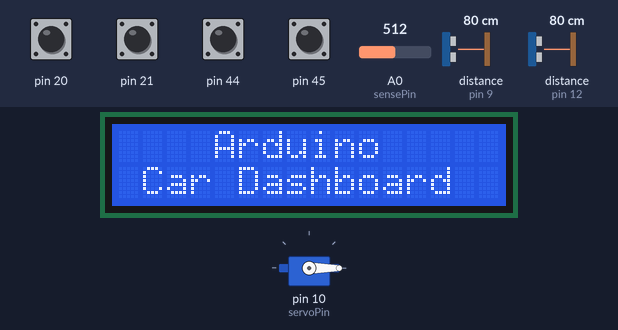
This sketch was run on a simulated Arduino Mega 2560, built with avr-gcc and run on an emulated ATmega2560. Parts: 16×2 character LCD, servo. The inputs (shaded band) are chosen by the test bench; at power-on: pin 20, pin 21, pin 44, pin 45 HIGH, distance to the obstacle (sensors on pin 9, pin 12) 80 cm, A0 (sensePin) = 512. The echo pulse lasts 58.3 µs per cm.

Above: at 1.2 s.
1.3 s: pin 45 pulled LOW for 0.15 s
At 3.5 s:
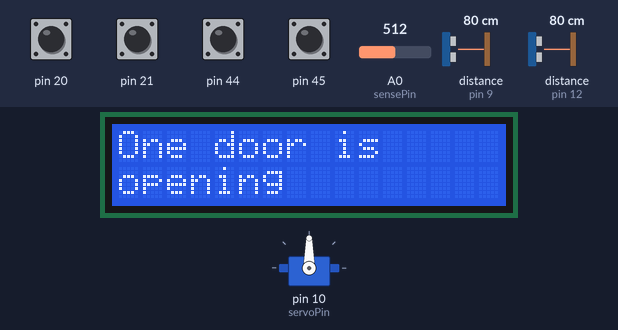
4.4 s: pin 21 pulled LOW for 1 s
At 4.8 s:
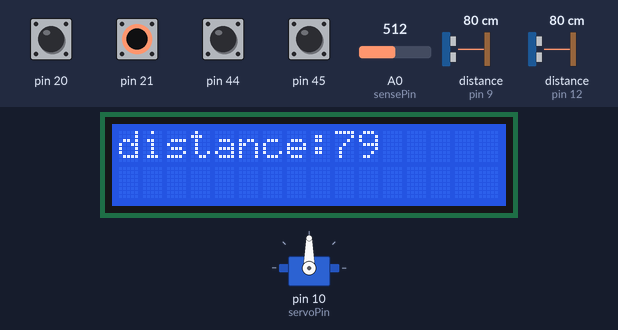
6.9 s: pin 20 pulled LOW for 0.15 s
At 8.3 s:
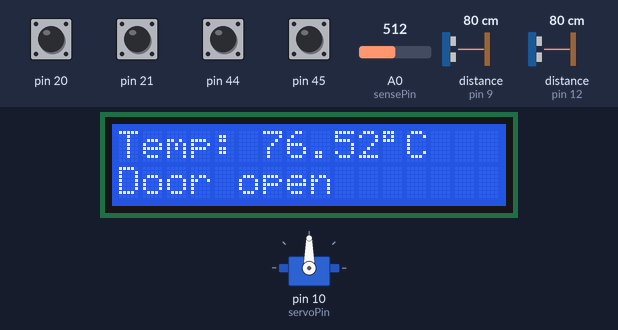
9.4 s: pin 20 driven LOW and pin 45 driven LOW
At 12.3 s:
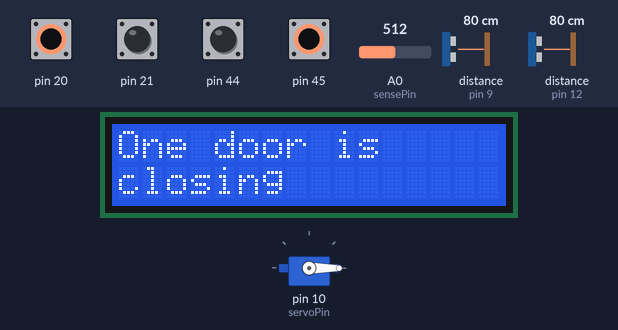
12.4 s: pin 45 driven HIGH
At 15.2 s:
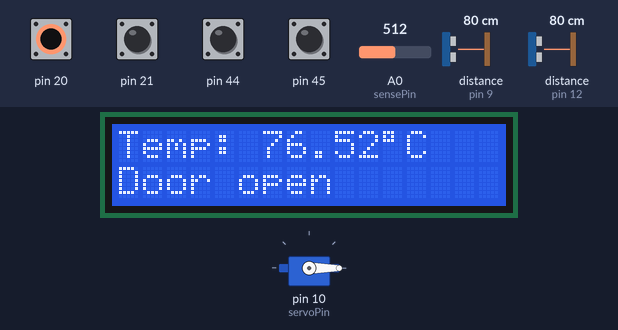
15.4 s: distance to the obstacle (sensor on pin 9) set to 2 cm
At 19.0 s:
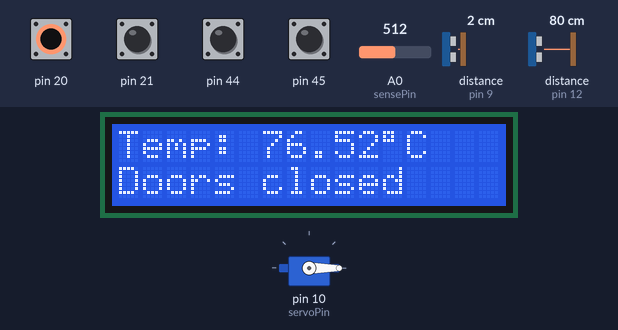
Timing chart, 0 to 19.4 s (numbered marks = the images above; inputs shaded):
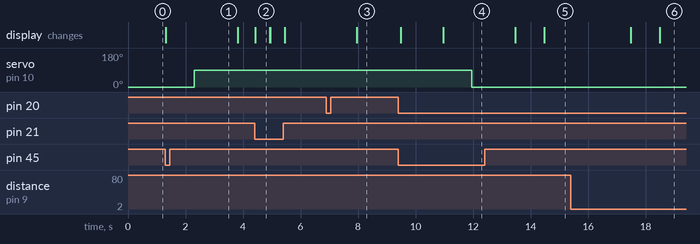

Measured:
- after the input at 1.3 s, servo on pin 10 (servoPin): 0° → 90° after 1.0 s; the display: changes at once (image 1)
- after the input at 4.4 s, the display: changes at once (image 2)
- after the input at 6.9 s, the display: changes after 1.0 s (image 3)
- after the input at 9.4 s, servo on pin 10 (servoPin): 90° → 0° after 2.6 s
- after the input at 12.4 s, servo on pin 10 (servoPin): stays 0° (without the input it goes to 90° after 2.1 s); the display: first changes after 1.1 s (image 5 shows a later state)
- after the input at 15.4 s, the display: first differs from a run without the input after 3.1 s (image 6)
- what the display in image 2 shows lasts 0.5 s, from 4.4 s to 4.9 s

The sketch:

proiect.ino
```cpp
#include <LiquidCrystal.h>
#include <Servo.h>


//senzor temperatura
int sensePin = A0;
int sensorInput;
volatile double temp;
float logR2, R2;

//senzor sonar
int trigger_pin = 8;
int echo_pin = 9;
int trigger_pin2 = 11;
int echo_pin2 = 12;

//buzzer
int buzzer_pin = 13;

volatile int distance;
volatile int distance2;
volatile int distance3;
volatile int distance4;
int time1;
int time2;

int servoPin = 10;
Servo Servo1;

int btn[4];


LiquidCrystal lcd(7, 6, 5, 4, 3, 2);

int i = 0;
int h = 0;
int m = 0;
int s = 0;
int d = 0;
int mn = 0;   //month
int y = 0;
char buffer[30];


void check_temp()
{
  sensorInput = analogRead(sensePin);
  R2 = 10000 * (1023.0 / (float)sensorInput - 1.0);
  logR2 = log(R2);
  temp = (1.0 / (1.009249522e-03 + 2.378405444e-04 * logR2 + 2.019202697e-07 * logR2 * logR2 * logR2));
  temp = temp - 273.15;
  temp = (temp * 9.0) / 5.0 + 32.0;
  delay(1000);
}


void check_dist()
{
  digitalWrite(trigger_pin, HIGH);
  delayMicroseconds(10);
  digitalWrite(trigger_pin, LOW);
  time1 = pulseIn(echo_pin, HIGH);
  distance = (time1 * 0.034) / 2;
}


void check_dist2()
{
  digitalWrite (trigger_pin2, HIGH);
  delayMicroseconds (10);
  digitalWrite (trigger_pin2, LOW);
  time2 = pulseIn (echo_pin2, HIGH);
  distance2 = (time2 * 0.034) / 2;
}


void check_servo()
{
  if (Servo1.read() == 90) {
    lcd.setCursor(0,0);
    lcd.print("One door is");
    lcd.setCursor(0,1);
    lcd.print("closing");
    delay(1000);
    Servo1.write(0);
  }
  else {
    lcd.setCursor(0,0);
    lcd.print("One door is");
    lcd.setCursor(0,1);
    lcd.print("opening");
    delay(1000);
    Servo1.write(90);
  }
}


void initLCD()
{
  lcd.clear();
  lcd.setCursor(4, 0);
  lcd.print("Arduino");
  lcd.setCursor(1, 1);
  lcd.print("Car Dashboard");
}


void check_tone(int distance)
{
  //tone(numar pin, frecventa in hertz, durata in millisecunde);
  if (distance > 15 && distance <= 30) {
    tone(buzzer_pin, 1000, 200);
    lcd.setCursor(0, 1);
    lcd.print("Object detected   ");
  }
  else if (distance <= 15 && distance > 5) {
    tone(buzzer_pin, 1200, 500);
    lcd.setCursor(0, 1);
    lcd.print("Mind the alarm");
  }
  else if (distance <= 5) {
    tone(buzzer_pin, 1400, 700);
    lcd.setCursor(0, 1);
    lcd.print("Close enough    ");
  }
  else
    noTone(buzzer_pin);
}


void displayTime_on_lcd()
{
  lcd.setCursor(0, 1);
  i = sprintf (buffer, "%d:%d:%d                  ", h, m, s);
  for (int l = 0; l <= i; l++)
    lcd.print(buffer[l]);

  delay(1000);
}


void check_time() {
  s++;
  if (s == 60) {
    s = 0;
    m++;
  }
  else if (m == 60) {
    m = 0;
    h++;
  }
  else if (h == 24) {
    h = 0;
    d++;
  }
  else if (d == 30) {
    d = 0;
    m++;
  }
  else if (mn == 12) {
    mn = 0;
    y++;
  }
  else if (y == 9999) {
    y = 0;
    mn = 0;
    d = 0;
  }
}


void setup()
{
  Serial.begin(9600);
  lcd.begin(16, 2);

  pinMode (trigger_pin, OUTPUT);
  pinMode (echo_pin, INPUT);

  pinMode (trigger_pin2, OUTPUT);
  pinMode (echo_pin2, INPUT);

  pinMode (buzzer_pin, OUTPUT);

  Servo1.attach(servoPin);
  Servo1.write(0);

  btn[0] = 20;
  btn[1] = 21;
  btn[2] = 44;
  btn[3] = 45;
  pinMode(btn[0], INPUT_PULLUP);
  pinMode(btn[1], INPUT_PULLUP);
  pinMode(btn[2], INPUT_PULLUP);
  pinMode(btn[3], INPUT_PULLUP);

  //attachInterrupt(digitalPinToInterrupt(pin), ISR, mode)
  attachInterrupt(digitalPinToInterrupt(btn[0]), loop, CHANGE);
  attachInterrupt(digitalPinToInterrupt(btn[1]), loop, CHANGE);
  attachInterrupt(digitalPinToInterrupt(btn[2]), loop, CHANGE);
  attachInterrupt(digitalPinToInterrupt(btn[3]), loop, CHANGE);

  initLCD();
}


void loop()
{

  check_time();

  for (int i = 0; i < 4; i++) {
    switch (btn[i])
    {
      case 20 :
        if (digitalRead(20) == 0)
        {
          check_temp();
          check_dist();
          lcd.clear();
          lcd.setCursor(0, 0);
          lcd.print("Temp: ");
          lcd.print(temp);
          lcd.print((char)223);
          lcd.print("C");
          lcd.setCursor(0, 1);
          if (distance < 5)
            lcd.print("Doors closed");
          else
            lcd.print("Door open");
          delay(3000);
          initLCD();
        }
        break;
      case 21 :
        if (digitalRead(21) == 0)
        {
          lcd.clear();
          lcd.setCursor(0, 0);
          lcd.print("distance:");
          check_dist2();
          lcd.print(distance2);
          lcd.print("        ");
          check_tone(distance2);
          delay(500);
          initLCD();
        }
        break;
      case 44 :
        if (digitalRead(44) == 0)
        {
          lcd.clear();
          lcd.setCursor(0, 0);
          lcd.print("hh:mm:ss");
          displayTime_on_lcd();
          delay(1500);
          lcd.clear();
          initLCD();
          break;
        }
      case 45 :
        if (digitalRead(45) == 0)
        {
          lcd.clear();
          check_servo();
          delay(1500);
          lcd.clear();
          initLCD();
          break;
        }
      default :  break;
    }
  }


}
```
